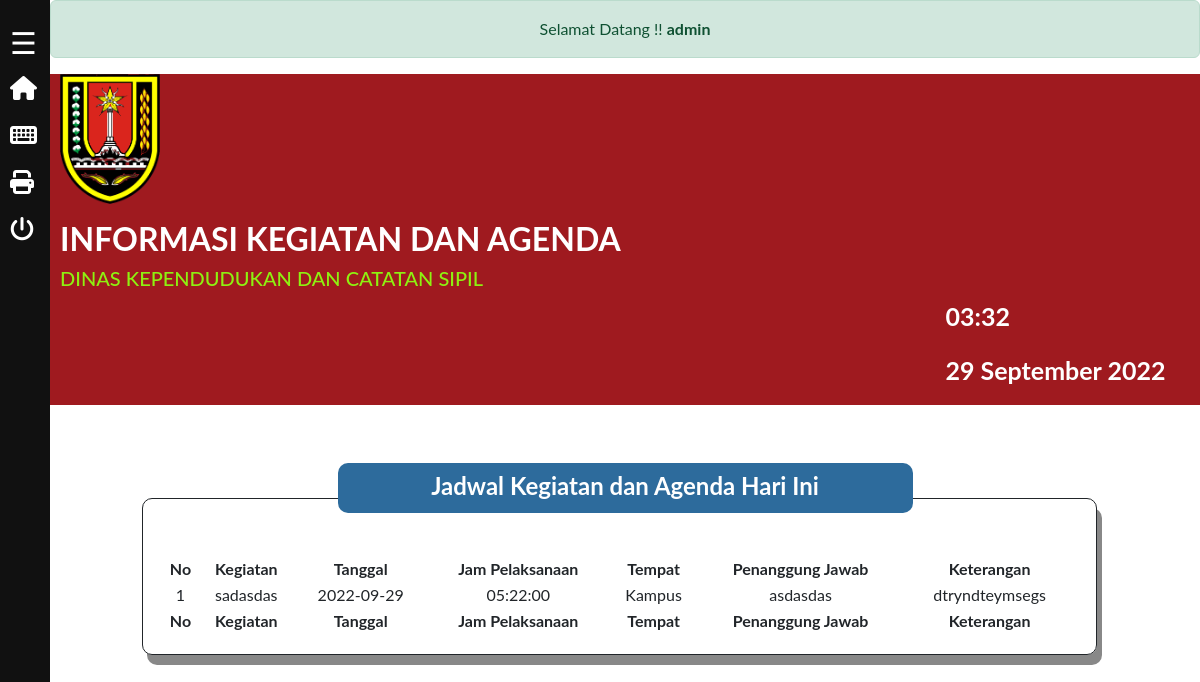
Before: /halaman/agenda/dashboard.php?pesan=good (signed in) with the older database file.
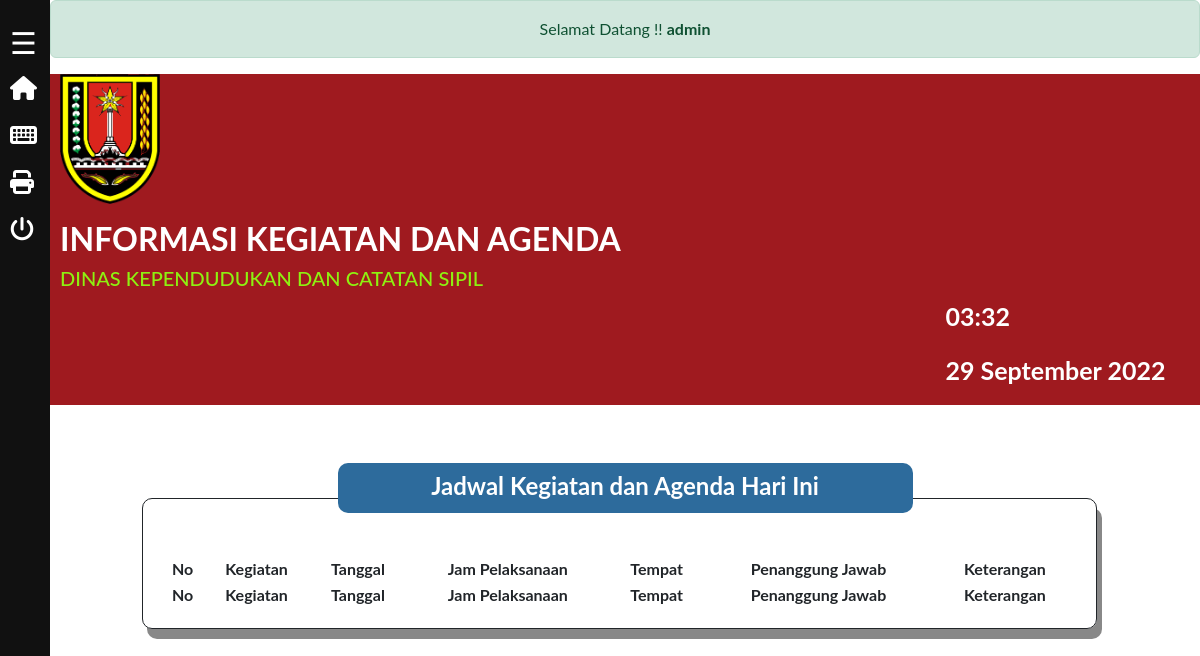
After: the same page with the newer database file.
### tables this page shows
CREATE TABLE `agenda` (
  `id` int(11) NOT NULL,
  `kegiatan` varchar(1000) NOT NULL,
  `tanggal` date NOT NULL,
  `waktu` time NOT NULL,
  `tempat` varchar(1000) NOT NULL,
  `tanggung_jawab` varchar(1000) NOT NULL,
  `keterangan` text NOT NULL
);

### halaman/tabel/tabel.php (the view, shortened to what this page needs)
<!DOCTYPE html>
<html>
<head>
<link rel="stylesheet" href="../../css/sidebar.css">
<link rel="stylesheet" href="../../css/dashboard.css">
<link rel="stylesheet" href="https://cdn.datatables.net/1.12.1/css/jquery.dataTables.min.css">
</head>
<body>
<table id="example" class="display" style="width:100%">
        <thead>
            <tr>
                <th>No</th>
                <th>Kegiatan</th>
                <th>Tanggal</th>
                <th>Jam Pelaksanaan</th>
                <th>Tempat</th>
                <th>Penanggung Jawab</th>
                <th>Keterangan</th>
            </tr>
        </thead>
        <tbody>
            <?php
                include "../../koneksi/koneksi.php";
                $tanggal_sekarang = $_SESSION['tanggal_sekarang'];
                $sql = mysqli_query($konek, "SELECT * FROM agenda where tanggal = '$tanggal_sekarang' ORDER BY waktu");
                $no = 1;
                if(mysqli_num_rows($sql)>0){
                    while($row = mysqli_fetch_array($sql)){
            ?>
            <tr>
                <td><?php echo $no++; ?></td>
                <td><?php echo $row['kegiatan']; ?></td>
                <td><?php echo $row['tanggal']; ?></td>
                <td><?php echo $row['waktu']; ?></td>
                <td><?php echo $row['tempat']; ?></td>
                <td><?php echo $row['tanggung_jawab']; ?></td>
                <td><?php echo $row['keterangan']; ?></td>
            </tr>
        <?php
            }
        } ?>
        </tbody>
        <tfoot>
            <tr>
                <th>No</th>
                <th>Kegiatan</th>
                <th>Tanggal</th>
                <th>Jam Pelaksanaan</th>
                <th>Tempat</th>
                <th>Penanggung Jawab</th>
                <th>Keterangan</th>
            </tr>
        </tfoot>
</table>
</body>
</html>

Changed rows visible on the page:
removed agenda: kegiatan "sadasdas", tanggal "2022-09-29", waktu "05:22:00", tempat "Kampus", tanggung_jawab "asdasdas", keterangan "dtryndteymsegs"
